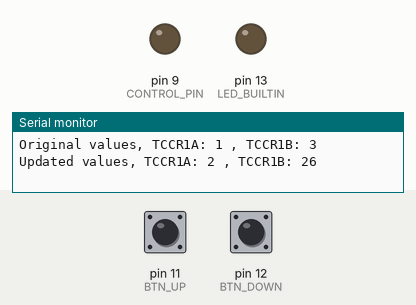
Simulated run of this sketch. Board: Arduino Uno, built with avr-gcc and run on an emulated ATmega328P. Shown: output pins drawn as LEDs (lit = HIGH), the last lines printed to the serial monitor. Inputs (shaded band) come from the test bench; at power-on: pin 11 (BTN_UP) HIGH, pin 12 (BTN_DOWN) HIGH.

Above: at 4.7 s.
4.8 s: pin 11 (BTN_UP) pulled LOW for 0.15 s
6.4 s: pin 11 (BTN_UP) pulled LOW for 1 s
At 8.6 s:
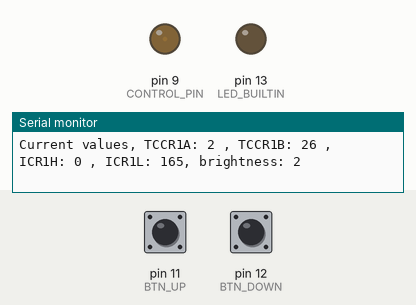
8.9 s: pin 12 (BTN_DOWN) pulled LOW for 0.15 s
At 10.2 s:
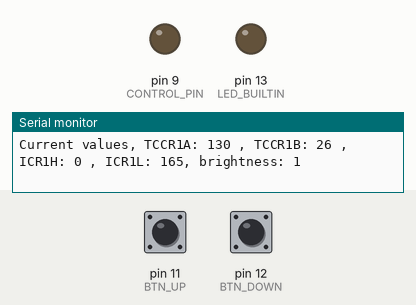
10.5 s: pin 11 (BTN_UP) pulled LOW for 3.2 s
At 14.6 s:
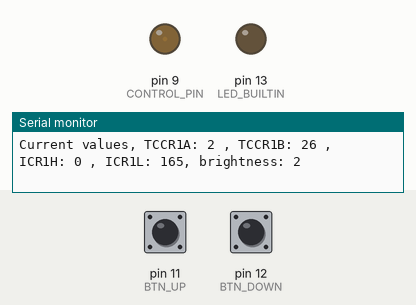
15.2 s: pin 12 (BTN_DOWN) pulled LOW for 1 s
At 16.5 s:
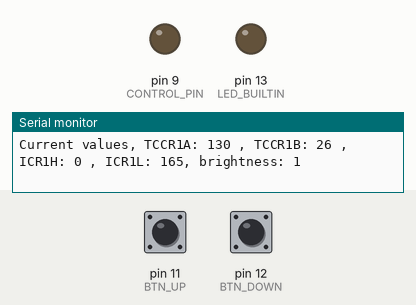
Timing chart, 0 to 18.2 s (numbered marks = the images above; inputs shaded):
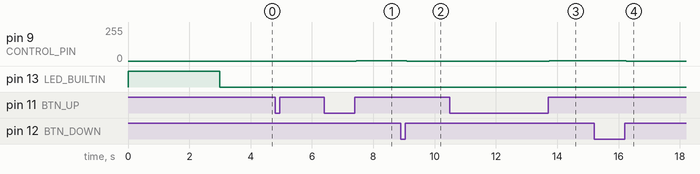

Measured:
- after the input at 6.4 s, pin 9 (CONTROL_PIN): 0/255 → 2/255 after 1.0 s
- after the input at 8.9 s, pin 9 (CONTROL_PIN): 2/255 → 0/255 after 0.20 s
- after the input at 10.5 s, pin 9 (CONTROL_PIN): 0/255 → 2/255 after 3.2 s
- after the input at 15.2 s, pin 9 (CONTROL_PIN): 2/255 → 0/255 after 1.0 s

The sketch:

led-strip-dimming.ino
```cpp
#include <ButtonDebounce.h>

#define CONTROL_PIN 9
#define BTN_UP 11
#define BTN_DOWN 12

ButtonDebounce upButton(BTN_UP, 30);
ButtonDebounce downButton(BTN_DOWN, 30);
int brightness = 0;

/*
  Что еще удалось понять: у Counter1, в отличие от Counter0/Counter2 есть Input Capture Unit со своим регистром (ICR1),
    который таймер позволяет использовать в качестве значения TOP. Это позволяет произвольно ставить частоту ШИМ
    (но общую на оба пина), так как регистр OCR1A остается для использования под заполнение (duty).
  Включение/выключение таймера идет через COM1A1 (это видно по изменению TCCR1A с 2 на 130 и обратно). Чтобы не делать
    этого вручную на граничных значениях, использована analogWrite у которой это под капотом. Правда такой варинат не подойдет,
    если ICR1 получится больше 1 байта
 */

void setup(){
    Serial.begin(9600);

    pinMode(CONTROL_PIN, OUTPUT);
    pinMode(LED_BUILTIN, OUTPUT);

    digitalWrite(LED_BUILTIN, HIGH);
    delay(3000);
    digitalWrite(LED_BUILTIN, LOW);

    Serial.print("Original values, TCCR1A: ");
    Serial.print(TCCR1A);
    Serial.print(" , TCCR1B: ");
    Serial.println(TCCR1B);

    /* TCCR1A – Timer/Counter1 Control Register A
      COM1A1 COM1A0 COM1B1 COM1B0 – – WGM11 WGM10
      Bit 7:6 – COM1A1:0: Compare Output Mode for Channel A
      Bit 5:4 – COM1B1:0: Compare Output Mode for Channel B
        биты 7-4 по умолчанию равны 0: (in FastPWM mode) Normal port operation, OC1A/OC1B disconnected.
      Bit 1:0 – WGM11:0: Waveform Generation Mode.
        Combined with the WGM13:2 bits found in the TCCR1B register, these bits control the counting sequence of the counter,
        the source for maximum (TOP) counter value, and what type of waveform generation to be used, see Table 15-5.
        нам по табличке нужен Mode 14: WGM13-10: 1110, Fast PWM, TOP: ICR1, Update of OCR1x at BOTTOM, TOV1 Flag Set on TOP
    */
    // 0xFC — маска, сохраняющая значения всех бит кроме двух младших (WGM1*) >>> hex(0b00000011 ^ 0xFF)
    TCCR1A = (TCCR1A & 0xFC) | 1 << WGM11;

    /* TCCR1B – Timer/Counter1 Control Register B
      ICNC1 ICES1 – WGM13 WGM12 CS12 CS11 CS10
      Bit 5 – Reserved Bit
        For ensuring compatibility with future devices, this bit must be written to zero when TCCR1B is written.
      Bit 4:3 – WGM13:2: Waveform Generation Mode
      Bit 2:0 – CS12:0: Clock Select
        The three clock select bits select the clock source to be used by the Timer/Counter, see
        нам нужен 0b010 — clkIO/8 (from prescaler)
    */
    // 0xC0 — маска, сохраняющая старшие два бита >>> hex(0b00111111 ^ 0xFF)

    TCCR1B = (TCCR1B & 0xC0) | 1 << WGM13 | 1 << WGM12 | 1 << CS11;

    // ставим разрешение счетчика: 12 кГц — частота которую хотим, 8 — prescaler (СS11), ATmega328P 16 MHz -> получаем 165
    /* ставить надо после TCCR1*
      The ICR1 register can only be written when using a waveform generation mode that utilizes the ICR1 register
      for defining the counter’s TOP value. In these cases the waveform generation mode (WGM13:0) bits
      must be set before the TOP value can be written to the ICR1 register.
    */
    ICR1 = (F_CPU / (8 * 12000UL)) - 1;

    upButton.setCallback([](const int state) {
        if (state == 1 && brightness < 255) {
            brightness++;
        }
        updateLed();
    });

    downButton.setCallback([](const int state) {
        if (state == 1 && brightness > 0) {
            brightness--;
        }
        updateLed();
    });

    delay(500);
    Serial.print("Updated values, TCCR1A: ");
    Serial.print(TCCR1A);
    Serial.print(" , TCCR1B: ");
    Serial.println(TCCR1B);
}

void setDuty(int pin, int duty) {
  int val;
  if (duty == 0 || duty == 255) {
    val = duty;
  } else {
    val = map(duty, 0, 255, 0, ICR1);
  }
  analogWrite(pin, val);
}

void updateLed() {
    digitalWrite(LED_BUILTIN, brightness == 255);
    Serial.print("Current values, TCCR1A: ");
    Serial.print(TCCR1A);
    Serial.print(" , TCCR1B: ");
    Serial.print(TCCR1B);
    Serial.print(" , ICR1H: ");
    Serial.print(ICR1H);
    Serial.print(" , ICR1L: ");
    Serial.print(ICR1L);
    Serial.print(", brightness: ");
    Serial.println(brightness);
}

void loop() {
    upButton.update();
    downButton.update();
    setDuty(CONTROL_PIN, brightness);
}
```
